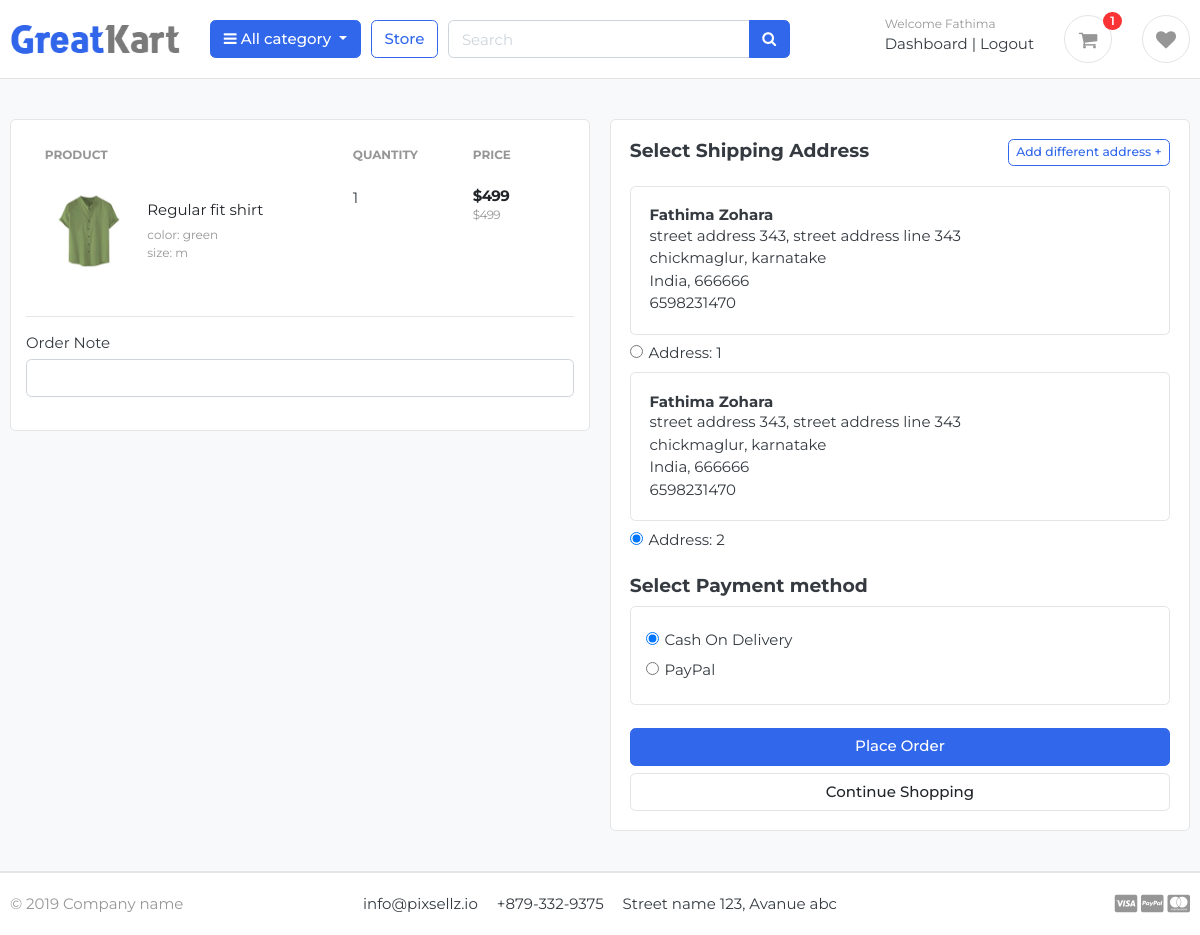
The page /carts/checkout (signed in) on the database its author committed.
### accounts/models.py (models this page shows, shortened)
class Account(AbstractBaseUser):
    first_name = models.CharField(max_length=50)
    last_name = models.CharField(max_length=50)
    username = models.CharField(max_length=50, unique=True)
    email = models.EmailField(max_length=100, unique=True)
    phone_number = models.CharField(max_length=15, default='')
    address_line_1 = models.CharField(max_length=200, blank=True)
    address_line_2 = models.CharField(max_length=200, blank=True)
    profile_picture = models.ImageField(blank=True, upload_to='userprofile')
    city = models.CharField(max_length=20, blank=True)
    state = models.CharField(max_length=20, blank=True)
    country = models.CharField(max_length=20, blank=True)
    wallet= models.DecimalField(max_digits=10, decimal_places=2, default=0.00)
    date_joined = models.DateTimeField(auto_now_add=True)
    last_login = models.DateTimeField(auto_now_add=True)
    is_active = models.BooleanField(default=True)
    is_admin = models.BooleanField(default=False)
    is_staff = models.BooleanField(default=False)
    is_superadmin = models.BooleanField(default=False)
    is_verified = models.BooleanField(default=False)
    is_blocked = models.BooleanField(default=False)
    USERNAME_FIELD = 'email'
    REQUIRED_FIELDS = ['username', 'first_name', 'last_name']
    objects = MyAccountManager()

### carts/models.py (models this page shows, shortened)
class CartItem(models.Model):
    user = models.ForeignKey(Account, on_delete=models.CASCADE, null=True)
    product = models.ForeignKey(Product, on_delete=models.CASCADE)
    variations = models.ForeignKey(Variation, on_delete=models.CASCADE, null=True, blank=True)
    cart = models.ForeignKey(Cart, on_delete=models.CASCADE, null=True)
    quantity = models.IntegerField()
    is_active = models.BooleanField(default=True)
    def sub_total(self):
        return self.product.price *self.quantity

### store/models.py (models this page shows, shortened)
class Variation(models.Model):
    product = models.ForeignKey(Product, on_delete=models.CASCADE, null=True)
    color = models.ForeignKey(Color, on_delete=models.CASCADE, null=True)
    size = models.ForeignKey(Size, on_delete=models.CASCADE, null=True)
    image = models.ImageField(upload_to='variation/products/', max_length=255, null=True)
    stock = models.IntegerField()

class Product(models.Model):
    product_name = models.CharField(max_length=200, unique=True)
    slug = models.SlugField(max_length=200, unique=True)
    description = models.TextField(max_length=500, blank=True)
    price = models.IntegerField()
    image = models.ImageField(upload_to='photos/products')
    stock = models.IntegerField(default=0)
    is_available = models.BooleanField(default=True)
    category = models.ForeignKey(Category, on_delete=models.CASCADE)
    created_date = models.DateTimeField(auto_now_add=True)
    modified_date = models.DateTimeField(auto_now=True)
    deleted = models.BooleanField(default=False)
    def get_url(self):
        return reverse('product_detail', args=[self.category.slug, self.slug])

class Color(models.Model):
    color = models.CharField(max_length=100, unique=True)
    color_code = models.CharField(max_length=100, unique=True)
    def __str__(self):
        return self.color

class Size(models.Model):
    size = models.CharField(max_length=100, unique=True)
    def __str__(self):
        return self.size

### orders/models.py (models this page shows, shortened)
class Address(models.Model):
    user = models.ForeignKey(Account, on_delete=models.CASCADE)
    first_name = models.CharField(max_length=100)
    last_name = models.CharField(max_length=100)
    phone_number = models.CharField(max_length=100)
    email = models.EmailField(max_length=100)
    address_line_1 = models.CharField(max_length=100)
    address_line_2 = models.CharField(max_length=100)
    country = models.CharField(max_length=100)
    state = models.CharField(max_length=100)
    city = models.CharField(max_length=100)
    pincode = models.IntegerField()
    def full_name(self):
        return f'{self.first_name} {self.last_name}'
    def full_address(self):
        return f'{self.address_line_1}, {self.address_line_2}'

### carts/views.py (the view)
# urls.py: path('checkout', views.checkout, name='checkout'),
@login_required(login_url='login')
def checkout(request, total=0, quantity=0, cart_items=None):
    try:
        tax=0
        grand_total=0
        if request.user.is_authenticated:
            cart_items = CartItem.objects.filter(user=request.user, is_active=True)
            is_address_exists = Address.objects.filter(user=request.user).exists()
            request.session['referrer'] = 'checkout'
            if is_address_exists:
                address = Address.objects.filter(user=request.user)
            else:
                return redirect('/orders/shipping_address?next=/carts/checkout')
        else:
            cart = Cart.objects.get(cart_id=_cart_id(request))
            cart_items = CartItem.objects.filter(cart=cart, is_active=True)
        for cart_item in cart_items:
            total += (cart_item.product.price * cart_item.quantity)
            quantity += cart_item.quantity
        tax = (2 * total)/100
        grand_total = tax + total
    except ObjectDoesNotExist:
        pass
    context = {
        'total':total,
        'quantity':quantity,
        'cart_items':cart_items,
        'tax':tax,
        'grand_total':grand_total,
        'address':address
    }
    return render(request, 'store/checkout.html', context)

### templates/store/checkout.html (shortened to what this page needs)
{% extends "base.html" %}
{% load static %}
{% block content %}
<section class="section-content padding-y bg">
    <div class="container">
    <div class="row">
        <aside class="col-lg-6">
    <div class="card p-3">
    <table class="table table-borderless table-shopping-cart">
    <thead class="text-muted">
    <tr class="small text-uppercase">
      <th scope="col">Product</th>
      <th scope="col" width="120">Quantity</th>
      <th scope="col" width="120">Price</th>
    </tr>
    </thead>
    <tbody>
{% for cart_item in cart_items  %}
    <tr>
        <td>
            <figure class="itemside align-items-center">
                <div class="aside p-1"><img src="{{ cart_item.variations.image.url }}" class="img-sm"></div>
                <figcaption class="info">
                    <a href="{{ cart_item.product.get_url }}" class="title text-dark text-bold">{{ cart_item.product.product_name }}</a>
                    <p class="text-muted small">
                        color: {{ cart_item.variations.color }}<br>
                        size: {{ cart_item.variations.size }}
                    </p>
                </figcaption>
            </figure>
        </td>
        <td>
           <label for="">{{ cart_item.quantity }}</label>
        </td>
        <td>
            <div class="price-wrap">
                <var class="price">${{ cart_item.sub_total }}</var>
                <small class="text-muted"> ${{ cart_item.product.price }} </small>
            </div>
        </td>
    </tr>
    {% endfor %}
    </tbody>
    </table>
    <hr>
    <form action={% url "place_order" %} method="POST">
        <div class="form-row">
          <div class="col form-group">
            <label for="">Order Note</label>
             <input type="textarea" class="form-control" name='order_note'>
          </div>
        </div>
    </div>
        </aside>
        <aside class="col-lg-6">
            <div class="card">
            <div class="card-body">
                <div class="row mb-3">
                    <div class="col-6">
                        <h5>Select Shipping Address</h5>
                    </div>
                    <div class="col-6 text-right">
                        <a href="{% url 'shipping_address' %}?referrer=checkout" class="btn btn-outline-primary btn-sm">Add different address +</a>
                    </div>
                </div>
                {% for ad in address %}
                    <div class="card">
                      <div class="card-body">
                        <h6 class="card-text mb-0">{{ ad.full_name }}</h6>
                        <p class="card-text mb-0">{{ ad.full_address }}</p>
                        <p class="card-text mb-0">{{ ad.city}}, {{ ad.state}} </p>
                        <p class="card-text mb-0">{{ ad.country}}, {{ ad.pincode}}  </p>
                        <p class="card-text mb-0">{{ ad.phone_number}} </p>
                      </div>
                    </div>
                    <div class="form-check mt-2 mb-2">
                    <input class="form-check-input" type="radio" name="address_id" id="{{ forloop.counter }}" value="{{ ad.id }}"  {% if forloop.last %}checked{% endif %}>
                    <label class="form-check-label fw-bold" for="">
                        Address: {{ forloop.counter }} </label>
                    </div>
                {% endfor %}
                <h5 class="mt-4">Select Payment method</h5>
                <div class="card mt-2 mb-4">
                    <div class="card-body p-2 m-2">
                        <div class="form-check mt-2 mb-2">
                            <input class="form-check-input" type="radio" name="payment_method" value="COD" checked>
                            <label class="form-check-label fw-bold" for="cod">
                                Cash On Delivery </label>
                        </div>
                        <div class="form-check mt-2 mb-2">
                            <input class="form-check-input" type="radio" name="payment_method" value="paypal">
                            <label class="form-check-label fw-bold" for="">
                                PayPal </label>
                        </div>
                    </div>
                </div>
                <button type="submit" class="btn btn-primary btn-block"> Place Order </button>
                <a href="{% url "store" %}" class="btn btn-light btn-block">Continue Shopping</a>
            </div>
            </div>
        </aside>
    </div>
    </div>
    </section>
{% endblock %}

### templates/includes/navbar.html (shortened to what this page needs)
{% load static %}
<header class="section-header">
    <section class="header-main border-bottom">
        <div class="container">
    <div class="row align-items-center">
        <div class="col-lg-2 col-md-3 col-6">
            <a href="{% url 'home' %}" class="brand-wrap">
                <img class="logo" src="{% static "/images/logo.png" %}">
            </a>
        </div>
        <div class="col-lg col-sm col-md col-6 flex-grow-0">
            <div class="category-wrap dropdown d-inline-block float-right">
                <button type="button" class="btn btn-primary dropdown-toggle" data-toggle="dropdown">
                    <i class="fa fa-bars"></i> All category
                </button>
            </div>
        </div>
        <a href="{% url 'store' %}" class="btn btn-outline-primary">Store</a>
        <div class="col-lg  col-md-5 col-sm-12 col">
            <form action="{% url "search" %}" class="search">
                <div class="input-group w-100">
                    <input type="text" class="form-control" style="width:60%;" placeholder="Search" name="keyword">
                    <div class="input-group-append">
                      <button class="btn btn-primary" type="submit">
                        <i class="fa fa-search"></i>
                      </button>
                    </div>
                </div>
            </form>
        </div>
        <div class="col-lg-4 col-sm-6 col-8 order-2 order-lg-3">
                    <div class="d-flex justify-content-end mb-3 mb-lg-0">
                        {% if user.id is  None %}
                        <div class="widget-header">
                            <small class="title text-muted">Welcome guest!</small>
                            <div>
                                <a href="{% url 'login' %}">Sign in</a> <span class="dark-transp"> | </span>
                                <a href="{% url 'register' %}"> Register</a>
                            </div>
                        </div>
                        {% else %}
                        <div class="widget-header">
                            <small class="title text-muted">Welcome {{ user.first_name }}</small>
                            <div>
                                <a href="{% url 'dashboard' %}">Dashboard</a> <span class="dark-transp"> | </span>
                                <a href="{% url 'logout' %}"> Logout</a>
                            </div>
                        </div>
                        {% endif %}
                        <a href="{% url 'cart' %}" class="widget-header pl-3 ml-3">
                            <div class="icon icon-sm rounded-circle border"><i class="fa fa-shopping-cart"></i></div>
                            <span class="badge badge-pill badge-danger notify">{{ cart_count }}</span>
                        </a>
                        {% if user.id is not None %}
                        <a href="{% url "wishlist" %}" class="widget-header pl-3 ml-3">
                            <div class="icon icon-sm rounded-circle border"><i class="fa fa-heart"></i></div>
                        </a>
                        {% endif %}
                    </div>
                </div>
    </div>
        </div>
    </section>
    </header>

### rows shown on the page
Account: first_name "Fathima"
CartItem: variations.image (picture), product.product_name "Regular fit shirt", variations.color "green", variations.size "m", quantity "1", sub_total "499", product.price "499"
Address: full_name "Fathima Zohara", full_address "street address 343, street address line 343", city "chickmaglur", state "karnatake", country "India", pincode "666666", phone_number "6598231470"
Address: full_name "Fathima Zohara", full_address "street address 343, street address line 343", city "chickmaglur", state "karnatake", country "India", pincode "666666", phone_number "6598231470"

### other values the page prints
{{ cart_count }} "1"
